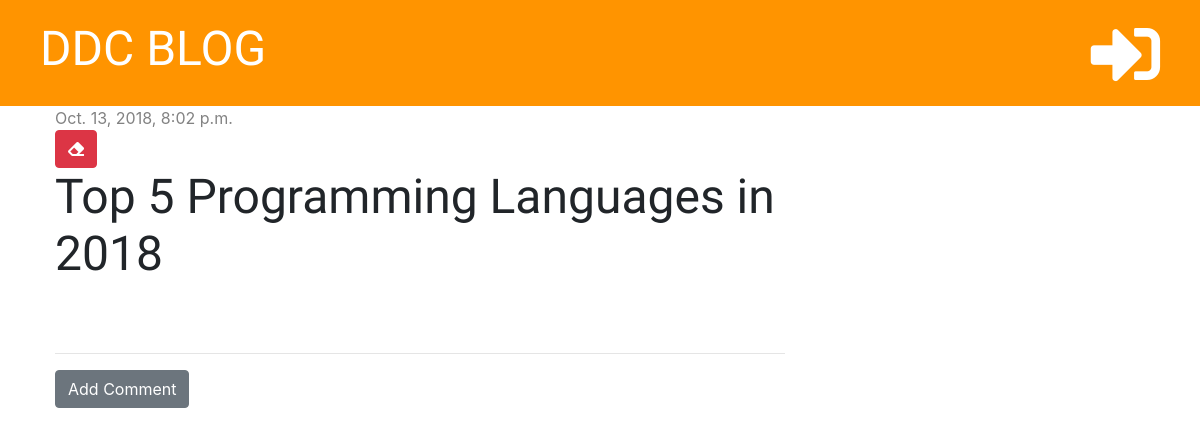
Page /post/2/ on the earlier database version.
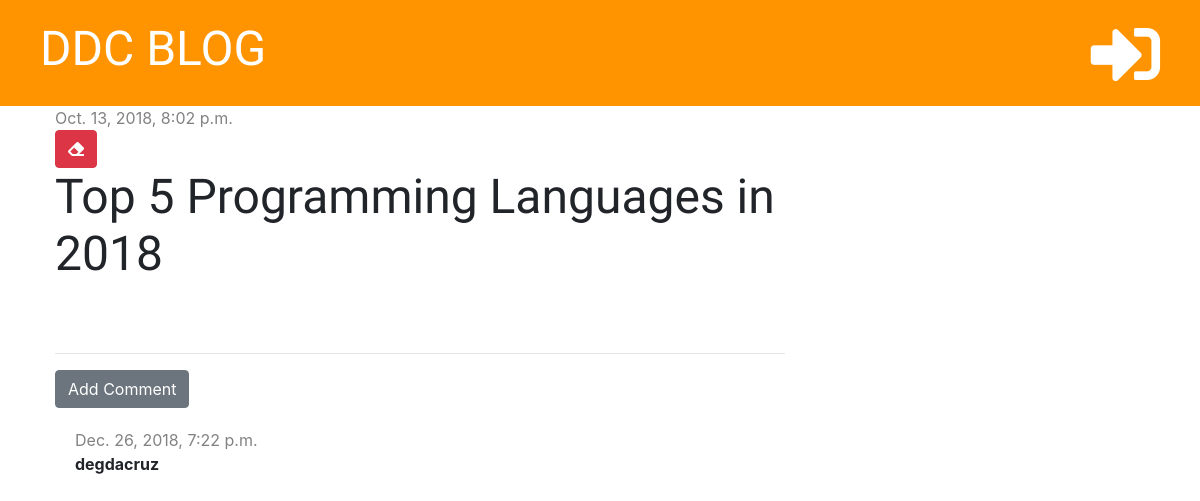
Same page on the later database version.
### blog/models.py (models this page shows, shortened)
class Comment(models.Model):
    post = models.ForeignKey('blog.Post', on_delete=models.CASCADE, related_name='comments')
    author = models.CharField(max_length=200)
    text = models.TextField()
    created_date = models.DateTimeField(default=timezone.now)
    approved = models.BooleanField(default=False)

### blog/views.py (the view)
# urls.py: path('post/<int:pk>/', views.post_detail, name="post_detail"),
def post_detail(request, pk):
    post = get_object_or_404(Post, pk=pk)
    stuff_for_frontend = {'post': post}
    return render(request, "blog/post_detail.html", stuff_for_frontend)

### blog/templatetags/markdownify.py (called while the page is built)
@register.filter
def markdown(value):
    renderer = HighlightRenderer()
    markdown = mistune.Markdown(renderer=renderer)
    return markdown(value)

### blog/templates/blog/post_detail.html (shortened to what this page needs)
{% extends 'blog/base.html' %}
{% load markdownify %}
{% block content %}
    <div class="post">
            {% if post.published_date %}
                <div class="date">
                    {{ post.published_date }}
                </div>
            {% else %}
                <a href="{% url 'post_publish' pk=post.pk %}" class="btn btn-primary">Publish</a>
            {% endif %}
        <a href="{% url 'post_delete' pk=post.pk %}" class="btn btn-danger"
         onclick="return confirm('Are you sure you want to delete this post?')"><i class="fas fa-eraser"></i></a>
            <h1>{{ post.title }}</h1>
    </div>
    <hr>
    <a href="{% url 'add_comment_to_post' pk=post.pk %}" class="btn btn-secondary">Add Comment</a>
    {% for comment in post.comments.all %}
        {% if user.is_authenticated or comment.approved %}
        <div class="comment">
            <div class="date">
                {{ comment.created_date }}
            </div>
            <strong>{{ comment.author }}</strong>
        </div>
        {% endif %}
    {% empty %}
        <p>No comments yet...</p>
    {% endfor %}
{% endblock %}

Differences in the rows shown:
now on this page (row edited): Comment: created_date "Dec. 26, 2018, 7:22 p.m.", author "degdacruz"
